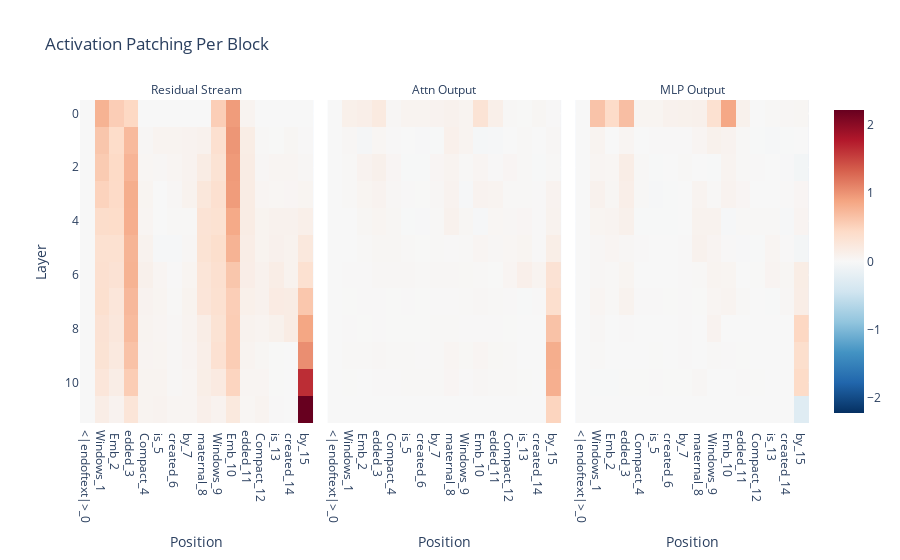

The notebook cell this image was saved under:
### Markdown cell above
### Subsample

### Code cell
imshow_reversed(
    data["pos"]["patch_per_block"]["mean"][0,:,:,:],
    facet_col=0,
    facet_labels=["Residual Stream", "Attn Output", "MLP Output"],
    title="Activation Patching Per Block",
    xaxis="Position",
    yaxis="Layer",
    # zmax=1,
    # zmin=-1,
    x=[f"{tok}_{i}" for i, tok in enumerate(data["pos"]["example_str_token"])],
)

### Figure 1 — Plotly figure (JSON) as saved in the notebook; plotly's stock layout.template omitted (floating-point values rounded to 4 significant figures; data arrays with more than 128 entries replaced by an {"elided": "..."} marker saying what was removed)
{"data": [{"coloraxis": "coloraxis", "hovertemplate": "x: %{x}<br>y: %{y}<br>color: %{z}<extra></extra>", "name": "0", "type": "heatmap", "x": ["<|endoftext|>_0", "Windows_1", " Emb_2", "edded_3", " Compact_4", " is_5", " created_6", " by_7", " maternal_8", " Windows_9", " Emb_10", "edded_11", " Compact_12", " is_13", " created_14", " by_15"], "xaxis": "x", "yaxis": "y", "z": {"elided": "12x16 float values"}}, {"coloraxis": "coloraxis", "hovertemplate": "x: %{x}<br>y: %{y}<br>color: %{z}<extra></extra>", "name": "1", "type": "heatmap", "x": ["<|endoftext|>_0", "Windows_1", " Emb_2", "edded_3", " Compact_4", " is_5", " created_6", " by_7", " maternal_8", " Windows_9", " Emb_10", "edded_11", " Compact_12", " is_13", " created_14", " by_15"], "xaxis": "x2", "yaxis": "y2", "z": {"elided": "12x16 float values"}}, {"coloraxis": "coloraxis", "hovertemplate": "x: %{x}<br>y: %{y}<br>color: %{z}<extra></extra>", "name": "2", "type": "heatmap", "x": ["<|endoftext|>_0", "Windows_1", " Emb_2", "edded_3", " Compact_4", " is_5", " created_6", " by_7", " maternal_8", " Windows_9", " Emb_10", "edded_11", " Compact_12", " is_13", " created_14", " by_15"], "xaxis": "x3", "yaxis": "y3", "z": {"elided": "12x16 float values"}}], "layout": {"annotations": [{"font": {}, "showarrow": false, "text": "Residual Stream", "x": 0.16, "xanchor": "center", "xref": "paper", "y": 1, "yanchor": "bottom", "yref": "paper"}, {"font": {}, "showarrow": false, "text": "Attn Output", "x": 0.5, "xanchor": "center", "xref": "paper", "y": 1, "yanchor": "bottom", "yref": "paper"}, {"font": {}, "showarrow": false, "text": "MLP Output", "x": 0.84, "xanchor": "center", "xref": "paper", "y": 1, "yanchor": "bottom", "yref": "paper"}], "coloraxis": {"cmid": 0, "colorscale": [[0, "rgb(5,48,97)"], [0.1, "rgb(33,102,172)"], [0.2, "rgb(67,147,195)"], [0.3, "rgb(146,197,222)"], [0.4, "rgb(209,229,240)"], [0.5, "rgb(247,247,247)"], [0.6, "rgb(253,219,199)"], [0.7, "rgb(244,165,130)"], [0.8, "rgb(214,96,77)"], [0.9, "rgb(178,24,43)"], [1, "rgb(103,0,31)"]]}, "title": {"text": "Activation Patching Per Block"}, "xaxis": {"anchor": "y", "domain": [0, 0.32], "title": {"text": "Position"}}, "xaxis2": {"anchor": "y2", "domain": [0.34, 0.66], "matches": "x", "title": {"text": "Position"}}, "xaxis3": {"anchor": "y3", "domain": [0.68, 1.0], "matches": "x", "title": {"text": "Position"}}, "yaxis": {"anchor": "x", "autorange": "reversed", "domain": [0, 1], "title": {"text": "Layer"}}, "yaxis2": {"anchor": "x2", "domain": [0, 1], "matches": "y", "showticklabels": false}, "yaxis3": {"anchor": "x3", "domain": [0, 1], "matches": "y", "showticklabels": false}}}
